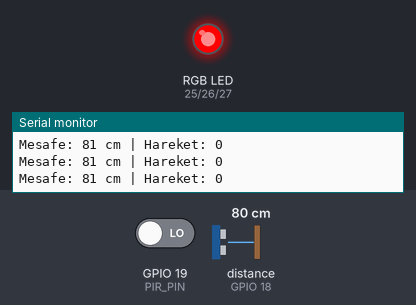
Bench run of a sketch on a simulated ESP32. Parts: an RGB LED mixed from three pins (HIGH = lit), the last lines printed to the serial monitor. Dashed ring = blinking. The test bench sets the inputs (shaded band); at power-on: distance to the obstacle (sensor on GPIO 18) 80 cm, GPIO 19 (PIR_PIN) LOW. The echo pulse lasts 58.3 µs per cm; WiFi joins after 1.5 s; servers stay silent unless stated; no MQTT or app messages arrive unless stated.

Above: at 2.8 s.
2.9 s: distance to the obstacle (sensor on GPIO 18) set to 93 cm
4.4 s: distance to the obstacle (sensor on GPIO 18) set to 101 cm
At 5.6 s:
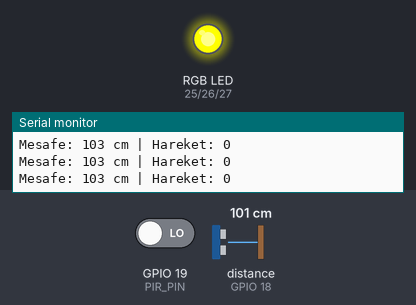
5.9 s: distance to the obstacle (sensor on GPIO 18) set to 192 cm
7.4 s: distance to the obstacle (sensor on GPIO 18) set to 201 cm
At 8.7 s:
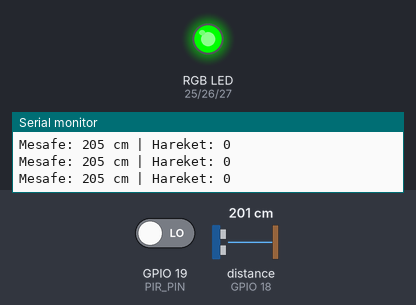
9.0 s: distance to the obstacle (sensor on GPIO 18) set to 2 cm
At 10.2 s:
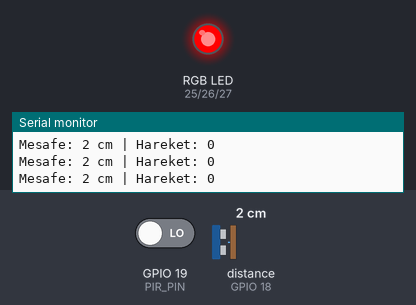
10.5 s: GPIO 19 (PIR_PIN) driven HIGH
At 11.0 s:
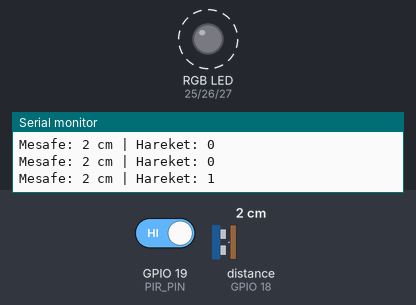
Timing chart, 0 to 14.5 s (numbered marks = the images above; inputs shaded):
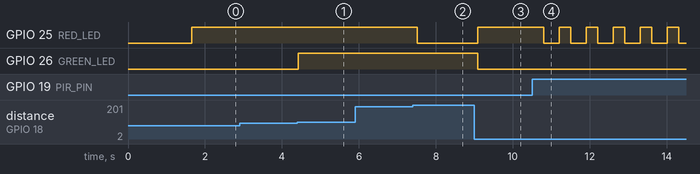

The sketch:

sketch.ino
```cpp
// Gerekli kütüphaneler ekleniyor
#include <WiFi.h>              // ESP32 için WiFi bağlantısı
#include <PubSubClient.h>      // MQTT protokolü ile haberleşme için
#include <NewPing.h>           // Ultrasonik sensör için daha kararlı ölçüm kütüphanesi

// WiFi ağı ve MQTT broker bilgileri
const char* ssid = "Wokwi-GUEST";                      // Wokwi varsayılan WiFi SSID
const char* password = "";                             // Şifresiz bağlantı
const char* mqtt_server = "test.mosquitto.org";        // Ücretsiz MQTT broker
const char* topic_mesafe = "22100011058/mesafe";       // Mesafe verisinin yayınlanacağı topic
const char* topic_led = "22100011058/led";             // Dashboard'daki butonun dinleneceği topic

// ESP32 GPIO pin tanımları
#define TRIG_PIN 5          // Ultrasonik sensör TRIG pini
#define ECHO_PIN 18         // Ultrasonik sensör ECHO pini
#define PIR_PIN 19          // PIR hareket sensörünün OUT pini
#define RED_LED 25          // RGB LED'in kırmızı bacağı
#define GREEN_LED 26        // RGB LED'in yeşil bacağı
#define BLUE_LED 27         // RGB LED'in mavi bacağı (bu projede kullanılmıyor)

// Ultrasonik sensör için nesne oluşturuluyor (maksimum mesafe: 400 cm)
NewPing sonar(TRIG_PIN, ECHO_PIN, 400);

// WiFi ve MQTT istemcileri oluşturuluyor
WiFiClient espClient;
PubSubClient client(espClient);

// LED'in kontrol edilebilir olup olmadığını belirleyen bayrak
bool ledDurum = true;

// WiFi bağlantısı kuruluyor
void setup_wifi() {
  delay(100);
  Serial.println("WiFi bağlanıyor...");
  WiFi.begin(ssid, password);    // WiFi ağına bağlan

  int attempts = 0;
  while (WiFi.status() != WL_CONNECTED && attempts < 20) {
    delay(500);
    Serial.print(".");
    attempts++;
  }

  // WiFi bağlantı durumu yazdırılıyor
  if (WiFi.status() == WL_CONNECTED) {
    Serial.println("\nWiFi Bağlantısı başarılı!");
    Serial.println(WiFi.localIP()); // IP adresi konsola yazdırılıyor
  } else {
    Serial.println("\nWiFi Bağlantısı başarısız.");
  }
}

// MQTT üzerinden gelen mesajları işleyen fonksiyon
void callback(char* topic_led, byte* payload, unsigned int length) {
  String message;

  // Mesaj verisi karakter karakter okunup stringe çevriliyor
  for (int i = 0; i < length; i++) {
    message += (char)payload[i];
  }

  // Eğer "on" mesajı geldiyse LED kontrol aktif ediliyor
  if (message == "on") {
    ledDurum = true;
  }
  // Eğer "off" mesajı geldiyse RGB LED tamamen kapatılıyor
  else if (message == "off") {
    ledDurum = false;
    digitalWrite(RED_LED, LOW);
    digitalWrite(GREEN_LED, LOW);
    digitalWrite(BLUE_LED, LOW);
  }
}

// MQTT broker ile bağlantı kurulmaya çalışılıyor
void reconnect() {
  while (!client.connected()) {
    if (client.connect("ESP32Client-11058")) {
      client.subscribe(topic_led); // LED kontrol topic'ine abone olunuyor
    } else {
      delay(5000); // Bağlantı başarısızsa 5 saniye bekle ve tekrar dene
    }
  }
}

// RGB LED'e renk atanmasını sağlayan fonksiyon
void setColor(bool r, bool g, bool b) {
  digitalWrite(RED_LED, r);     // Renk değerlerine göre LED'leri yak/söndür
  digitalWrite(GREEN_LED, g);
  digitalWrite(BLUE_LED, b);
}

// Başlangıç fonksiyonu
void setup() {
  Serial.begin(115200);             // Seri haberleşme başlatılıyor
  pinMode(PIR_PIN, INPUT);          // PIR sensör girişi
  pinMode(RED_LED, OUTPUT);         // RGB LED çıkışları
  pinMode(GREEN_LED, OUTPUT);
  pinMode(BLUE_LED, OUTPUT);

  setup_wifi();                     // WiFi bağlantısı kuruluyor
  client.setServer(mqtt_server, 1883);      // MQTT broker ayarı
  client.setCallback(callback);             // MQTT mesaj geldiğinde çalışacak fonksiyon
}

// Ana döngü
void loop() {
  // MQTT bağlantısı yoksa yeniden bağlan
  if (!client.connected()) {
    reconnect();
  }
  client.loop(); // MQTT olaylarını işle

  // Sensörlerden veri okunuyor
  int mesafe = sonar.ping_cm();               // Ultrasonik mesafe ölçümü
  bool hareket = digitalRead(PIR_PIN);        // PIR sensör hareket algılama

  // Ölçüm değerleri seri portta yazdırılıyor
  Serial.print("Mesafe: ");
  Serial.print(mesafe);
  Serial.print(" cm | Hareket: ");
  Serial.println(hareket);

  // Mesafe MQTT üzerinden gönderiliyor
  if (mesafe > 0 && mesafe <= 400) {
    char payload[10];
    sprintf(payload, "%d", mesafe);               // Integer değeri stringe çevir
    client.publish(topic_mesafe, payload);        // MQTT ile yayınla
  }

  // LED kontrolü aktifse mesafeye ve harekete göre renk belirleniyor
  if (ledDurum) {
    if (mesafe > 0 && mesafe <= 100) {
      if (hareket) {
        // Tehlike anı: kırmızı LED yanıp söner
        setColor(1, 0, 0); delay(300);
        setColor(0, 0, 0); delay(300);
      } else {
        setColor(1, 0, 0);  // Sabit kırmızı (tehlike yok ama mesafe yakın)
      }
    } else if (mesafe > 100 && mesafe <= 200) {
      setColor(1, 1, 0); // Sarı (orta mesafe)
    } else if (mesafe > 200 && mesafe <= 400) {
      setColor(0, 1, 0); // Yeşil (güvenli mesafe)
    } else {
      setColor(0, 0, 0); // Mesafe geçersizse LED kapalı
    }
  } else {
    // Node-RED dashboard'dan gelen komut ile LED tamamen kapatılmışsa
    setColor(0, 0, 0);
  }

  delay(100); // Sistem yükünü azaltmak için kısa gecikme
}
```

Measured:
- the behaviour switches between 98 and 99 cm on distance to the obstacle (sensor on GPIO 18) (found by bisection; images 0 and 1)
- the behaviour switches between 196 and 197 cm on distance to the obstacle (sensor on GPIO 18) (found by bisection; images 1 and 2)
- after the input at 4.4 s, GPIO 26 (GREEN_LED): LOW → HIGH at once
- after the input at 7.4 s, GPIO 25 (RED_LED): HIGH → LOW after 0.11 s
- after the input at 9.0 s, GPIO 25 (RED_LED): LOW → HIGH after 0.09 s; GPIO 26 (GREEN_LED): HIGH → LOW after 0.09 s
- after the input at 10.5 s, GPIO 25 (RED_LED): alternates HIGH for 0.30 s and LOW for 0.40 s, starting after 0.31 s
